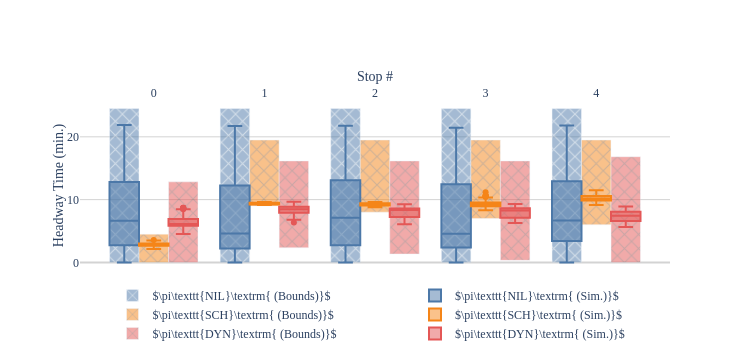
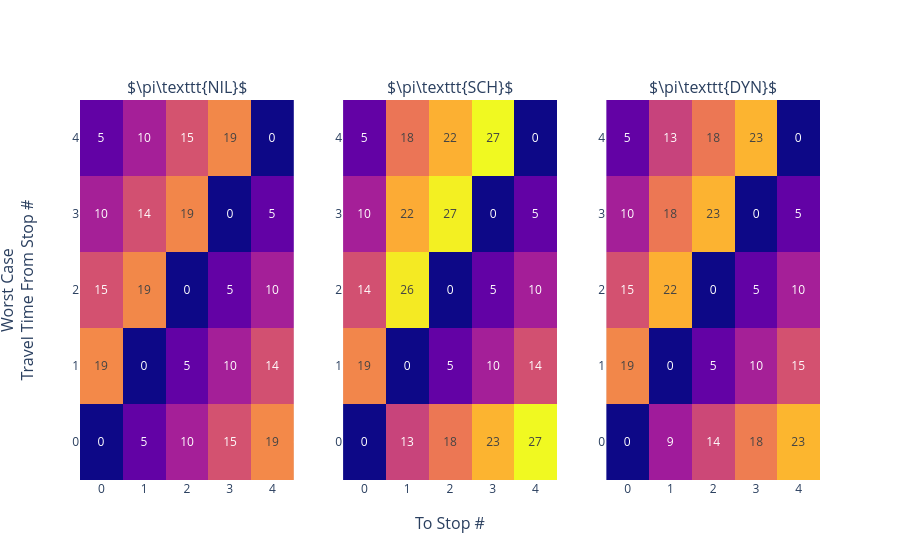

The notebook cell saved with these charts, in order:
### Markdown cell above
## Exp 2: Holding Policy Only at the First Stop
Consider the case where only the first stop has holding policy.  This represents the case where buses are released from a terminal and service a circuit ending at the same terminal.

### Code cell
T_MAX = 60 * 24 * 7
N_STOPS = 5
BASE_ROUTE = [
    StopConfig(
        tau=(4, 4.5),
        delta=(0, 0.5),
        policy=BolehPolicy,
        policy_args={},
    ) for _ in range(N_STOPS)
]
START_TIMES = [0, 10, 20]

# Scheduled terminal departure
SCHED_ROUTE = deepcopy(BASE_ROUTE)
SCHED_ROUTE[0].policy = InfiniteSchedulePolicy
SCHED_ROUTE[0].policy_args = {'time_delta': 10, 'offset': 30}

# Headway driven holding
HEADWAY_ROUTE = deepcopy(BASE_ROUTE)
HEADWAY_ROUTE[0].policy = HeadwayDrivenPolicy
HEADWAY_ROUTE[0].policy_args = {'activation_ratio': 0.75, 'max_holding': 30}

routes = [
    RouteConfig(name=r'\pi\texttt{NIL}', route=BASE_ROUTE, start_times=START_TIMES),
    RouteConfig(name=r'\pi\texttt{SCH}', route=SCHED_ROUTE, start_times=START_TIMES),
    RouteConfig(name=r'\pi\texttt{DYN}', route=HEADWAY_ROUTE, start_times=START_TIMES),
]

run_experiment(exp_id='holdstop0', routes=routes, t_max=T_MAX)

### Figure 1 — Plotly figure (JSON) as saved in the notebook; plotly's stock layout.template omitted (floating-point values rounded to 4 significant figures; data arrays with more than 128 entries replaced by an {"elided": "..."} marker saying what was removed)
{"data": [{"base": [0], "legend": "legend", "marker": {"color": "#4C78A8", "pattern": {"shape": "x"}}, "name": "$\\pi\\texttt{NIL}\\textrm{ (Bounds)}$", "opacity": 0.5, "showlegend": true, "type": "bar", "width": 0.2667, "x": [-0.2667], "y": [24.5]}, {"legend": "legend2", "marker": {"color": "#4C78A8"}, "name": "$\\pi\\texttt{NIL}\\textrm{ (Sim.)}$", "opacity": 1, "showlegend": true, "type": "box", "width": 0.2667, "x": {"elided": "226 float values"}, "y": {"elided": "226 float values"}}, {"base": [0], "legend": "legend", "marker": {"color": "#4C78A8", "pattern": {"shape": "x"}}, "name": "$\\pi\\texttt{NIL}\\textrm{ (Bounds)}$", "opacity": 0.5, "showlegend": false, "type": "bar", "width": 0.2667, "x": [0.7333], "y": [24.5]}, {"legend": "legend2", "marker": {"color": "#4C78A8"}, "name": "$\\pi\\texttt{NIL}\\textrm{ (Sim.)}$", "opacity": 1, "showlegend": false, "type": "box", "width": 0.2667, "x": {"elided": "232 float values"}, "y": {"elided": "232 float values"}}, {"base": [0], "legend": "legend", "marker": {"color": "#4C78A8", "pattern": {"shape": "x"}}, "name": "$\\pi\\texttt{NIL}\\textrm{ (Bounds)}$", "opacity": 0.5, "showlegend": false, "type": "bar", "width": 0.2667, "x": [1.733], "y": [24.5]}, {"legend": "legend2", "marker": {"color": "#4C78A8"}, "name": "$\\pi\\texttt{NIL}\\textrm{ (Sim.)}$", "opacity": 1, "showlegend": false, "type": "box", "width": 0.2667, "x": {"elided": "238 float values"}, "y": {"elided": "238 float values"}}, {"base": [0], "legend": "legend", "marker": {"color": "#4C78A8", "pattern": {"shape": "x"}}, "name": "$\\pi\\texttt{NIL}\\textrm{ (Bounds)}$", "opacity": 0.5, "showlegend": false, "type": "bar", "width": 0.2667, "x": [2.733], "y": [24.5]}, {"legend": "legend2", "marker": {"color": "#4C78A8"}, "name": "$\\pi\\texttt{NIL}\\textrm{ (Sim.)}$", "opacity": 1, "showlegend": false, "type": "box", "width": 0.2667, "x": {"elided": "231 float values"}, "y": {"elided": "231 float values"}}, {"base": [0], "legend": "legend", "marker": {"color": "#4C78A8", "pattern": {"shape": "x"}}, "name": "$\\pi\\texttt{NIL}\\textrm{ (Bounds)}$", "opacity": 0.5, "showlegend": false, "type": "bar", "width": 0.2667, "x": [3.733], "y": [24.5]}, {"legend": "legend2", "marker": {"color": "#4C78A8"}, "name": "$\\pi\\texttt{NIL}\\textrm{ (Sim.)}$", "opacity": 1, "showlegend": false, "type": "box", "width": 0.2667, "x": {"elided": "213 float values"}, "y": {"elided": "213 float values"}}, {"base": [0], "legend": "legend", "marker": {"color": "#F58518", "pattern": {"shape": "x"}}, "name": "$\\pi\\texttt{SCH}\\textrm{ (Bounds)}$", "opacity": 0.5, "showlegend": true, "type": "bar", "width": 0.2667, "x": [-2.776e-17], "y": [4.5]}, {"legend": "legend2", "marker": {"color": "#F58518"}, "name": "$\\pi\\texttt{SCH}\\textrm{ (Sim.)}$", "opacity": 1, "showlegend": true, "type": "box", "width": 0.2667, "x": [-2.776e-17, -2.776e-17, -2.776e-17, -2.776e-17, -2.776e-17, -2.776e-17, -2.776e-17, -2.776e-17, -2.776e-17, -2.776e-17, -2.776e-17, -2.776e-17, -2.776e-17, -2.776e-17, -2.776e-17, -2.776e-17, -2.776e-17, -2.776e-17, -2.776e-17, -2.776e-17, -2.776e-17, -2.776e-17, -2.776e-17, -2.776e-17, -2.776e-17, -2.776e-17, -2.776e-17, -2.776e-17, -2.776e-17, -2.776e-17, -2.776e-17, -2.776e-17, -2.776e-17, -2.776e-17, -2.776e-17, -2.776e-17, -2.776e-17, -2.776e-17, -2.776e-17, -2.776e-17, -2.776e-17, -2.776e-17, -2.776e-17, -2.776e-17, -2.776e-17, -2.776e-17, -2.776e-17, -2.776e-17, -2.776e-17, -2.776e-17, -2.776e-17, -2.776e-17, -2.776e-17, -2.776e-17, -2.776e-17, -2.776e-17, -2.776e-17, -2.776e-17, -2.776e-17, -2.776e-17, -2.776e-17, -2.776e-17, -2.776e-17, -2.776e-17, -2.776e-17, -2.776e-17, -2.776e-17, -2.776e-17, -2.776e-17, -2.776e-17, -2.776e-17, -2.776e-17, -2.776e-17, -2.776e-17], "y": [2.581, 2.353, 2.897, 2.901, 3.491, 2.978, 3.046, 2.983, 2.633, 2.663, 3.131, 2.456, 2.82, 2.683, 2.879, 2.793, 2.305, 2.778, 2.924, 2.672, 2.831, 2.988, 3.025, 2.811, 3.102, 2.575, 2.945, 2.563, 3.096, 2.437, 2.76, 2.881, 3.318, 3.038, 3.051, 2.582, 2.741, 3.101, 3.012, 2.651, 3.167, 3.007, 2.361, 2.992, 2.907, 3.564, 3.258, 2.806, 3.166, 2.994, 2.879, 2.681, 2.822, 2.628, 2.97, 2.683, 2.976, 2.699, 2.714, 2.892, 2.694, 2.631, 3.1, 2.663, 2.589, 2.734, 2.545, 2.836, 3.095, 2.773, 3.189, 2.396, 2.896, 2.153]}, {"base": [9], "legend": "legend", "marker": {"color": "#F58518", "pattern": {"shape": "x"}}, "name": "$\\pi\\texttt{SCH}\\textrm{ (Bounds)}$", "opacity": 0.5, "showlegend": false, "type": "bar", "width": 0.2667, "x": [1], "y": [10.5]}, {"legend": "legend2", "marker": {"color": "#F58518"}, "name": "$\\pi\\texttt{SCH}\\textrm{ (Sim.)}$", "opacity": 1, "showlegend": false, "type": "box", "width": 0.2667, "x": [1, 1, 1, 1, 1, 1, 1, 1, 1, 1, 1, 1, 1, 1, 1], "y": [9.609, 9.372, 9.4, 9.62, 9.244, 9.406, 9.243, 9.568, 9.148, 9.152, 9.464, 9.417, 9.214, 9.513, 9.369]}, {"base": [8], "legend": "legend", "marker": {"color": "#F58518", "pattern": {"shape": "x"}}, "name": "$\\pi\\texttt{SCH}\\textrm{ (Bounds)}$", "opacity": 0.5, "showlegend": false, "type": "bar", "width": 0.2667, "x": [2], "y": [11.5]}, {"legend": "legend2", "marker": {"color": "#F58518"}, "name": "$\\pi\\texttt{SCH}\\textrm{ (Sim.)}$", "opacity": 1, "showlegend": false, "type": "box", "width": 0.2667, "x": [2, 2, 2, 2, 2, 2, 2, 2, 2, 2, 2, 2, 2, 2, 2, 2, 2, 2, 2, 2, 2, 2, 2, 2, 2, 2, 2, 2, 2, 2, 2, 2, 2, 2, 2, 2, 2, 2, 2, 2, 2, 2, 2, 2, 2], "y": [8.912, 9.502, 9.614, 9.444, 9.15, 9.458, 9.023, 9.511, 8.976, 9.202, 8.803, 8.894, 9.467, 8.981, 9.44, 9.263, 9.119, 9.362, 8.901, 8.937, 9.34, 9.326, 9.265, 9.071, 9.445, 9.583, 9.377, 9.186, 9.554, 9.096, 9.179, 9.217, 9.47, 8.932, 9.124, 9.438, 9.236, 8.813, 9.313, 9.432, 9.104, 9.269, 9.09, 9.349, 9.086]}, {"base": [7], "legend": "legend", "marker": {"color": "#F58518", "pattern": {"shape": "x"}}, "name": "$\\pi\\texttt{SCH}\\textrm{ (Bounds)}$", "opacity": 0.5, "showlegend": false, "type": "bar", "width": 0.2667, "x": [3], "y": [12.5]}, {"legend": "legend2", "marker": {"color": "#F58518"}, "name": "$\\pi\\texttt{SCH}\\textrm{ (Sim.)}$", "opacity": 1, "showlegend": false, "type": "box", "width": 0.2667, "x": [3, 3, 3, 3, 3, 3, 3, 3, 3, 3, 3, 3, 3, 3, 3, 3, 3, 3, 3, 3, 3, 3, 3, 3, 3, 3, 3, 3, 3, 3, 3, 3, 3, 3, 3, 3, 3, 3, 3, 3, 3, 3, 3, 3, 3, 3, 3, 3, 3, 3, 3, 3, 3, 3, 3, 3, 3, 3, 3, 3, 3, 3, 3, 3, 3, 3, 3, 3, 3, 3, 3, 3, 3, 3, 3, 3, 3, 3, 3, 3, 3, 3, 3], "y": [10.58, 9.414, 8.586, 8.953, 8.605, 8.94, 10.3, 8.886, 9.585, 9.268, 8.932, 8.949, 8.98, 9.199, 8.56, 8.918, 9.174, 8.91, 9.074, 9.902, 9.287, 9.064, 9.981, 10.28, 9.057, 9.336, 9.175, 9.243, 9.474, 9.249, 8.823, 8.979, 11.19, 8.846, 9.163, 8.954, 9.922, 9.123, 8.83, 8.917, 9.821, 8.943, 9.44, 9.522, 9.209, 9.537, 9.934, 8.895, 10.35, 9.468, 9.055, 10.1, 9.447, 10.22, 8.329, 9.375, 9.27, 9.221, 9.022, 10.62, 10.1, 9.305, 9.084, 8.789, 8.858, 10.55, 9.247, 9.245, 9.222, 8.999, 9.473, 10.64, 10.6, 10.07, 9.236, 9.114, 9.455, 10.42, 8.713, 9.426, 9.351, 9.124, 8.986]}, {"base": [6], "legend": "legend", "marker": {"color": "#F58518", "pattern": {"shape": "x"}}, "name": "$\\pi\\texttt{SCH}\\textrm{ (Bounds)}$", "opacity": 0.5, "showlegend": false, "type": "bar", "width": 0.2667, "x": [4], "y": [13.5]}, {"legend": "legend2", "marker": {"color": "#F58518"}, "name": "$\\pi\\texttt{SCH}\\textrm{ (Sim.)}$", "opacity": 1, "showlegend": false, "type": "box", "width": 0.2667, "x": [4, 4, 4, 4, 4, 4, 4, 4, 4, 4, 4, 4, 4, 4, 4, 4, 4, 4, 4, 4, 4, 4, 4, 4, 4, 4, 4, 4, 4, 4, 4, 4, 4, 4, 4, 4, 4, 4, 4, 4, 4, 4, 4, 4, 4, 4, 4, 4, 4, 4, 4, 4], "y": [10.87, 10.52, 10.64, 10.05, 10.85, 9.857, 10.21, 10.4, 9.526, 10.62, 9.841, 10.03, 10.35, 10.07, 10.29, 9.922, 10.89, 9.607, 10.05, 10.1, 11.5, 9.895, 10.95, 11.28, 9.257, 9.846, 10.54, 10.52, 9.15, 9.855, 9.855, 10.5, 9.843, 9.603, 9.967, 10.39, 10.76, 10.04, 10.42, 9.954, 9.658, 9.947, 10.63, 10.13, 10.39, 10.13, 10.26, 10.91, 10.64, 10.99, 9.881, 9.518]}, {"base": [0], "legend": "legend", "marker": {"color": "#E45756", "pattern": {"shape": "x"}}, "name": "$\\pi\\texttt{DYN}\\textrm{ (Bounds)}$", "opacity": 0.5, "showlegend": true, "type": "bar", "width": 0.2667, "x": [0.2667], "y": [12.83]}, {"legend": "legend2", "marker": {"color": "#E45756"}, "name": "$\\pi\\texttt{DYN}\\textrm{ (Sim.)}$", "opacity": 1, "showlegend": true, "type": "box", "width": 0.2667, "x": [0.2667, 0.2667, 0.2667, 0.2667, 0.2667, 0.2667, 0.2667, 0.2667, 0.2667, 0.2667, 0.2667, 0.2667, 0.2667, 0.2667, 0.2667, 0.2667, 0.2667, 0.2667, 0.2667, 0.2667, 0.2667, 0.2667, 0.2667, 0.2667, 0.2667, 0.2667, 0.2667, 0.2667, 0.2667, 0.2667, 0.2667, 0.2667, 0.2667, 0.2667, 0.2667, 0.2667, 0.2667, 0.2667, 0.2667, 0.2667, 0.2667, 0.2667, 0.2667, 0.2667, 0.2667, 0.2667, 0.2667, 0.2667, 0.2667, 0.2667, 0.2667, 0.2667, 0.2667, 0.2667, 0.2667, 0.2667, 0.2667, 0.2667, 0.2667, 0.2667, 0.2667, 0.2667, 0.2667, 0.2667, 0.2667, 0.2667, 0.2667, 0.2667, 0.2667, 0.2667, 0.2667, 0.2667, 0.2667, 0.2667, 0.2667, 0.2667], "y": [5.482, 8.484, 5.56, 6.016, 6.128, 6.566, 8.51, 8.478, 6.846, 5.963, 8.661, 5.76, 6.127, 5.912, 6.195, 5.738, 5.74, 6.081, 6.041, 5.915, 6.176, 8.507, 8.193, 6.974, 6.022, 8.304, 8.615, 5.563, 8.728, 5.611, 6.235, 6.602, 4.51, 6.524, 8.192, 5.859, 8.338, 5.939, 6.049, 5.827, 7.409, 5.839, 4.645, 6.052, 6.642, 6.002, 6.051, 7.16, 5.796, 5.971, 6.433, 6.241, 6.531, 5.841, 6.807, 6.08, 6.001, 5.833, 5.897, 7.999, 5.586, 8.699, 6.38, 6.482, 6.322, 5.514, 6.535, 6.706, 8.274, 8.061, 5.906, 5.778, 6.234, 8.654, 5.666, 5.247]}, {"base": [2.333], "legend": "legend", "marker": {"color": "#E45756", "pattern": {"shape": "x"}}, "name": "$\\pi\\texttt{DYN}\\textrm{ (Bounds)}$", "opacity": 0.5, "showlegend": false, "type": "bar", "width": 0.2667, "x": [1.267], "y": [13.83]}, {"legend": "legend2", "marker": {"color": "#E45756"}, "name": "$\\pi\\texttt{DYN}\\textrm{ (Sim.)}$", "opacity": 1, "showlegend": false, "type": "box", "width": 0.2667, "x": [1.267, 1.267, 1.267, 1.267, 1.267, 1.267, 1.267, 1.267, 1.267, 1.267, 1.267, 1.267, 1.267, 1.267, 1.267, 1.267, 1.267, 1.267, 1.267, 1.267, 1.267, 1.267, 1.267, 1.267, 1.267, 1.267, 1.267, 1.267, 1.267, 1.267, 1.267, 1.267, 1.267, 1.267, 1.267, 1.267, 1.267, 1.267, 1.267, 1.267, 1.267, 1.267, 1.267, 1.267, 1.267, 1.267, 1.267, 1.267, 1.267, 1.267, 1.267], "y": [9.252, 8.376, 8.641, 6.916, 8.403, 8.27, 8.63, 8.627, 8.263, 9.211, 6.959, 8.88, 8.623, 8.735, 8.495, 7.469, 8.866, 9.061, 7.032, 8.628, 7.899, 9.667, 6.349, 7.258, 7.95, 8.995, 8.285, 7.874, 6.815, 8.373, 8.358, 6.781, 8.746, 9.275, 8.158, 9.088, 8.864, 7.454, 9.025, 8.823, 7.056, 8.66, 9.174, 8.206, 8.466, 8.282, 8.368, 9.159, 7.788, 8.745, 8.919]}, {"base": [1.333], "legend": "legend", "marker": {"color": "#E45756", "pattern": {"shape": "x"}}, "name": "$\\pi\\texttt{DYN}\\textrm{ (Bounds)}$", "opacity": 0.5, "showlegend": false, "type": "bar", "width": 0.2667, "x": [2.267], "y": [14.83]}, {"legend": "legend2", "marker": {"color": "#E45756"}, "name": "$\\pi\\texttt{DYN}\\textrm{ (Sim.)}$", "opacity": 1, "showlegend": false, "type": "box", "width": 0.2667, "x": [2.267, 2.267, 2.267, 2.267, 2.267, 2.267, 2.267, 2.267, 2.267, 2.267, 2.267, 2.267, 2.267, 2.267, 2.267, 2.267, 2.267, 2.267, 2.267, 2.267, 2.267, 2.267, 2.267, 2.267, 2.267, 2.267, 2.267, 2.267, 2.267, 2.267, 2.267, 2.267, 2.267, 2.267, 2.267, 2.267, 2.267, 2.267, 2.267, 2.267, 2.267, 2.267, 2.267, 2.267, 2.267, 2.267, 2.267, 2.267, 2.267, 2.267, 2.267, 2.267, 2.267, 2.267, 2.267, 2.267, 2.267, 2.267, 2.267, 2.267, 2.267, 2.267, 2.267, 2.267, 2.267, 2.267, 2.267, 2.267, 2.267, 2.267, 2.267, 2.267, 2.267, 2.267], "y": [8.803, 6.506, 8.567, 7.184, 8.518, 6.073, 7.288, 8.653, 8.808, 7.069, 7.965, 7.891, 8.376, 8.719, 9.145, 9.261, 8.787, 6.929, 8.603, 7.374, 8.924, 6.657, 6.25, 8.425, 7.507, 8.531, 8.749, 7.51, 6.959, 6.973, 8.294, 7.185, 7.066, 8.196, 8.75, 8.469, 8.953, 7.519, 8.467, 8.215, 8.964, 8.383, 7.862, 6.551, 8.363, 7.573, 8.858, 8.403, 8.634, 8.789, 6.92, 8.367, 8.548, 8.721, 8.424, 7.227, 8.473, 8.529, 6.401, 7.447, 8.604, 8.335, 9.105, 8.34, 7.075, 6.444, 8.597, 7.247, 6.648, 8.568, 8.219, 8.18, 8.223, 8.86]}, {"base": [0.3333], "legend": "legend", "marker": {"color": "#E45756", "pattern": {"shape": "x"}}, "name": "$\\pi\\texttt{DYN}\\textrm{ (Bounds)}$", "opacity": 0.5, "showlegend": false, "type": "bar", "width": 0.2667, "x": [3.267], "y": [15.83]}, {"legend": "legend2", "marker": {"color": "#E45756"}, "name": "$\\pi\\texttt{DYN}\\textrm{ (Sim.)}$", "opacity": 1, "showlegend": false, "type": "box", "width": 0.2667, "x": [3.267, 3.267, 3.267, 3.267, 3.267, 3.267, 3.267, 3.267, 3.267, 3.267, 3.267, 3.267, 3.267, 3.267, 3.267, 3.267, 3.267, 3.267, 3.267, 3.267, 3.267, 3.267, 3.267, 3.267, 3.267, 3.267, 3.267, 3.267, 3.267, 3.267, 3.267, 3.267, 3.267, 3.267, 3.267, 3.267, 3.267, 3.267, 3.267, 3.267, 3.267, 3.267, 3.267, 3.267, 3.267, 3.267, 3.267, 3.267, 3.267, 3.267, 3.267, 3.267, 3.267, 3.267, 3.267, 3.267, 3.267, 3.267, 3.267, 3.267, 3.267, 3.267, 3.267, 3.267, 3.267, 3.267, 3.267, 3.267, 3.267, 3.267, 3.267, 3.267, 3.267, 3.267, 3.267, 3.267, 3.267, 3.267, 3.267, 3.267, 3.267, 3.267, 3.267, 3.267, 3.267, 3.267, 3.267, 3.267, 3.267, 3.267, 3.267, 3.267, 3.267, 3.267, 3.267, 3.267, 3.267, 3.267, 3.267, 3.267, 3.267, 3.267, 3.267, 3.267, 3.267, 3.267, 3.267, 3.267, 3.267, 3.267, 3.267, 3.267, 3.267], "y": [7.513, 8.452, 8.382, 9.004, 8.138, 8.548, 8.649, 8.51, 7.014, 8.313, 6.802, 8.86, 8.395, 8.264, 8.374, 9.179, 9.249, 6.988, 9.299, 6.73, 7.014, 8.712, 9.089, 6.323, 8.615, 7.353, 6.806, 8.459, 6.453, 6.563, 8.297, 7.448, 8.619, 6.441, 7.198, 8.305, 8.469, 7.08, 8.96, 8.146, 6.592, 8.6, 8.625, 8.248, 8.427, 8.951, 6.666, 8.428, 8.618, 8.874, 8.614, 9.192, 7.198, 9.23, 8.065, 8.056, 8.094, 7.55, 8.557, 8.543, 9.164, 6.285, 8.484, 8.254, 6.488, 6.604, 8.914, 7.183, 8.868, 8.312, 8.881, 7.136, 8.474, 8.339, 7.364, 7.002, 7.169, 8.676, 7.083, 8.806, 8.09, 8.315, 7.2, 7.168, 8.014, 8.453, 8.135, 8.638, 8.736, 6.684, 6.59, 7.642, 6.666, 8.702, 7.758, 7.202, 8.656, 7.553, 8.732, 8.452, 6.395, 8.418, 6.926, 6.421, 8.143, 7.046, 8.313, 7.231, 8.239, 6.51, 9.108, 6.74, 6.884]}, {"base": [0], "legend": "legend", "marker": {"color": "#E45756", "pattern": {"shape": "x"}}, "name": "$\\pi\\texttt{DYN}\\textrm{ (Bounds)}$", "opacity": 0.5, "showlegend": false, "type": "bar", "width": 0.2667, "x": [4.267], "y": [16.83]}, {"legend": "legend2", "marker": {"color": "#E45756"}, "name": "$\\pi\\texttt{DYN}\\textrm{ (Sim.)}$", "opacity": 1, "showlegend": false, "type": "box", "width": 0.2667, "x": [4.267, 4.267, 4.267, 4.267, 4.267, 4.267, 4.267, 4.267, 4.267, 4.267, 4.267, 4.267, 4.267, 4.267, 4.267, 4.267, 4.267, 4.267, 4.267, 4.267, 4.267, 4.267, 4.267, 4.267, 4.267, 4.267, 4.267, 4.267, 4.267, 4.267, 4.267, 4.267, 4.267, 4.267, 4.267, 4.267, 4.267, 4.267, 4.267, 4.267, 4.267, 4.267, 4.267, 4.267, 4.267, 4.267, 4.267, 4.267], "y": [7.689, 6.29, 7.407, 7.622, 7.919, 8.913, 8.305, 6.365, 6.462, 6.666, 7.326, 7.26, 8.154, 8.352, 7.491, 6.26, 8.456, 7.003, 8.105, 6.597, 7.115, 8.148, 7.026, 8.105, 6.584, 7.686, 7.628, 6.358, 8.252, 6.573, 7.692, 8.725, 7.694, 7.535, 7.293, 8.044, 5.881, 8.471, 6.501, 6.625, 8.808, 7.972, 7.594, 6.526, 6.97, 5.645, 6.82, 7.137]}], "layout": {"font": {"family": "Times New Roman, serif"}, "height": 360, "legend": {"orientation": "v", "x": 0.25, "xanchor": "center", "y": -0.45, "yanchor": "bottom"}, "legend2": {"orientation": "v", "x": 0.75, "xanchor": "center", "y": -0.45, "yanchor": "bottom"}, "plot_bgcolor": "white", "width": 750, "xaxis": {"side": "top", "tickmode": "array", "tickvals": [0, 1, 2, 3, 4], "title": {"standoff": 0, "text": "Stop #"}}, "yaxis": {"gridcolor": "lightgrey", "showgrid": true, "title": {"standoff": 0, "text": "Headway Time (min.)"}, "zeroline": true, "zerolinecolor": "lightgrey"}}}

### Figure 2 — Plotly figure (JSON) as saved in the notebook; plotly's stock layout.template omitted (floating-point values rounded to 4 significant figures)
{"data": [{"showscale": false, "text": [[0, 4.965, 9.855, 14.61, 19.41], [19.4, 0, 4.98, 9.814, 14.48], [14.55, 19.32, 0, 4.991, 9.819], [9.901, 14.44, 19.19, 0, 4.96], [4.974, 9.85, 14.72, 19.29, 0]], "texttemplate": "%{text:.0f}", "type": "heatmap", "xaxis": "x", "yaxis": "y", "z": [[0, 4.965, 9.855, 14.61, 19.41], [19.4, 0, 4.98, 9.814, 14.48], [14.55, 19.32, 0, 4.991, 9.819], [9.901, 14.44, 19.19, 0, 4.96], [4.974, 9.85, 14.72, 19.29, 0]], "zmax": 27.21, "zmin": 0}, {"showscale": false, "text": [[0, 13.33, 17.99, 22.65, 27.21], [19.15, 0, 4.987, 9.807, 14.45], [14.44, 26.25, 0, 4.975, 9.771], [9.86, 21.98, 26.62, 0, 4.978], [4.983, 17.82, 22.36, 27.21, 0]], "texttemplate": "%{text:.0f}", "type": "heatmap", "xaxis": "x2", "yaxis": "y2", "z": [[0, 13.33, 17.99, 22.65, 27.21], [19.15, 0, 4.987, 9.807, 14.45], [14.44, 26.25, 0, 4.975, 9.771], [9.86, 21.98, 26.62, 0, 4.978], [4.983, 17.82, 22.36, 27.21, 0]], "zmax": 27.21, "zmin": 0}, {"showscale": false, "text": [[0, 9.457, 13.72, 18.44, 22.76], [19.26, 0, 4.986, 9.919, 14.55], [14.58, 22.3, 0, 4.975, 9.855], [9.795, 17.98, 22.6, 0, 4.973], [4.991, 13.22, 17.96, 22.67, 0]], "texttemplate": "%{text:.0f}", "type": "heatmap", "xaxis": "x3", "yaxis": "y3", "z": [[0, 9.457, 13.72, 18.44, 22.76], [19.26, 0, 4.986, 9.919, 14.55], [14.58, 22.3, 0, 4.975, 9.855], [9.795, 17.98, 22.6, 0, 4.973], [4.991, 13.22, 17.96, 22.67, 0]], "zmax": 27.21, "zmin": 0}], "layout": {"annotations": [{"font": {"size": 16}, "showarrow": false, "text": "$\\pi\\texttt{NIL}$", "x": 0.1444, "xanchor": "center", "xref": "paper", "y": 1, "yanchor": "bottom", "yref": "paper"}, {"font": {"size": 16}, "showarrow": false, "text": "$\\pi\\texttt{SCH}$", "x": 0.5, "xanchor": "center", "xref": "paper", "y": 1, "yanchor": "bottom", "yref": "paper"}, {"font": {"size": 16}, "showarrow": false, "text": "$\\pi\\texttt{DYN}$", "x": 0.8556, "xanchor": "center", "xref": "paper", "y": 1, "yanchor": "bottom", "yref": "paper"}, {"font": {"size": 16}, "showarrow": false, "text": "To Stop #", "x": 0.5, "xanchor": "center", "xref": "paper", "y": 0, "yanchor": "top", "yref": "paper", "yshift": -30}, {"font": {"size": 16}, "showarrow": false, "text": "Worst Case<br>Travel Time From Stop #", "textangle": -90, "x": 0, "xanchor": "right", "xref": "paper", "xshift": -40, "y": 0.5, "yanchor": "middle", "yref": "paper"}], "xaxis": {"anchor": "y", "domain": [0, 0.2889], "ticktext": ["0", "1", "2", "3", "4"], "tickvals": [0, 1, 2, 3, 4]}, "xaxis2": {"anchor": "y2", "domain": [0.3556, 0.6444], "ticktext": ["0", "1", "2", "3", "4"], "tickvals": [0, 1, 2, 3, 4]}, "xaxis3": {"anchor": "y3", "domain": [0.7111, 1], "ticktext": ["0", "1", "2", "3", "4"], "tickvals": [0, 1, 2, 3, 4]}, "yaxis": {"anchor": "x", "domain": [0, 1], "ticktext": ["0", "1", "2", "3", "4"], "tickvals": [0, 1, 2, 3, 4]}, "yaxis2": {"anchor": "x2", "domain": [0, 1], "ticktext": ["0", "1", "2", "3", "4"], "tickvals": [0, 1, 2, 3, 4]}, "yaxis3": {"anchor": "x3", "domain": [0, 1], "ticktext": ["0", "1", "2", "3", "4"], "tickvals": [0, 1, 2, 3, 4]}}}
